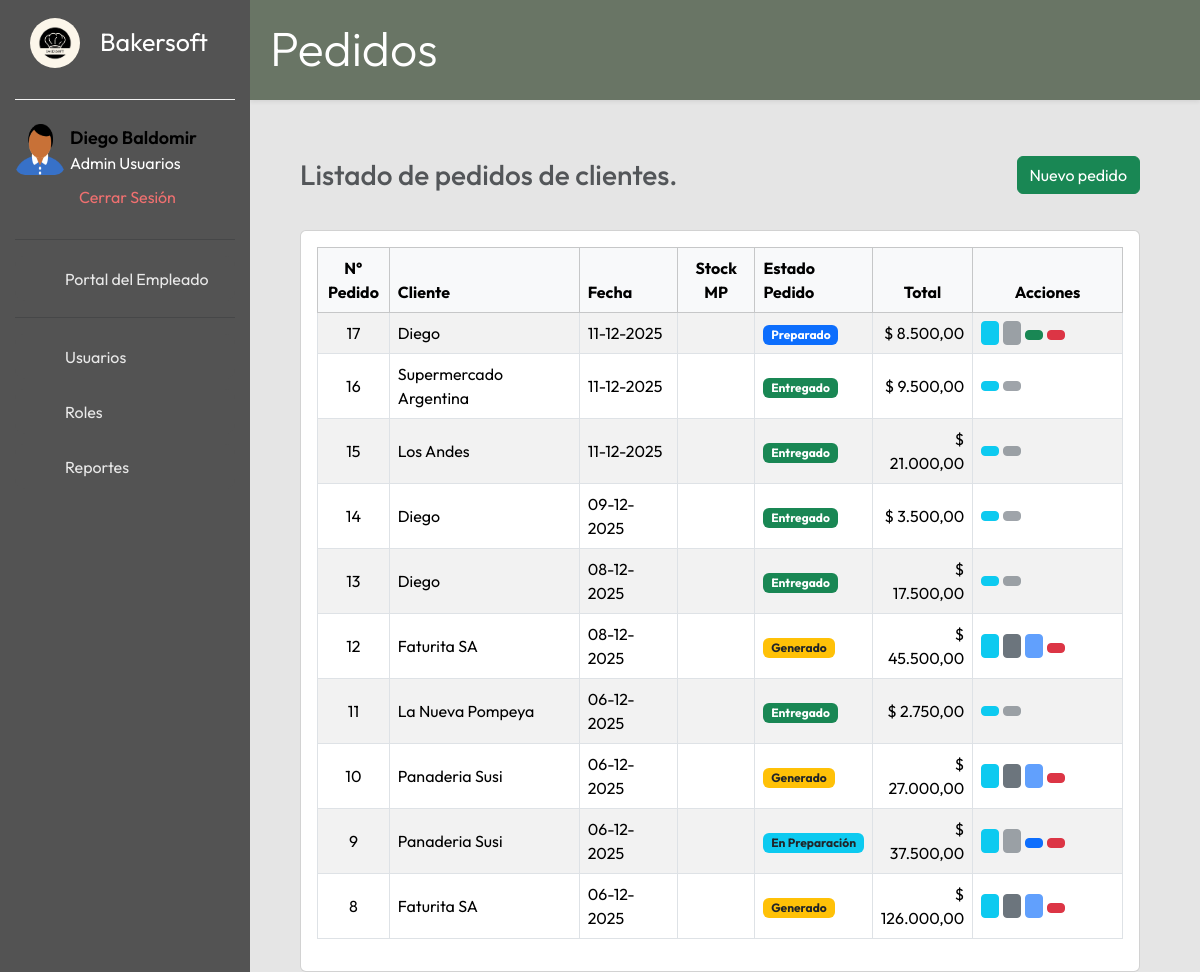
/pedidos/vista/index.php (signed in), run on the app's committed database.
### tables this page shows
CREATE TABLE IF NOT EXISTS `pedidoventa` (
  `idPedidoVenta` int NOT NULL AUTO_INCREMENT,
  `idCliente` int NOT NULL,
  `fechaPedido` datetime NOT NULL DEFAULT CURRENT_TIMESTAMP,
  `estado` int NOT NULL,
  `observaciones` varchar(255) DEFAULT NULL,
  `total` decimal(10,2) NOT NULL DEFAULT '0.00',
  PRIMARY KEY (`idPedidoVenta`),
  KEY `fk_pedidoventa_cliente` (`idCliente`),
  KEY `fk_pedidoventa_estado` (`estado`)
);

CREATE TABLE IF NOT EXISTS `clientes` (
  `id_cliente` int NOT NULL AUTO_INCREMENT,
  `nombre` varchar(100) NOT NULL,
  `email` varchar(50) NOT NULL,
  `telefono` varchar(20) NOT NULL,
  `calle` varchar(100) NOT NULL,
  `altura` int NOT NULL,
  `provincia` int NOT NULL,
  `localidad` int NOT NULL,
  `estado` varchar(20) NOT NULL DEFAULT 'Activo',
  PRIMARY KEY (`id_cliente`),
  KEY `fk_cliente_provincia` (`provincia`),
  KEY `fk_cliente_localidad` (`localidad`),
  KEY `idx_clientes_busqueda` (`nombre`,`email`,`telefono`)
);

CREATE TABLE IF NOT EXISTS `estadospedidos` (
  `codEstado` int NOT NULL,
  `descEstado` varchar(50) NOT NULL,
  PRIMARY KEY (`codEstado`)
);

### config/bd.php (called while the page is built)
<?php
class bd {
    private $host;
    private $dbname;
    private $user;
    private $password;
    function __construct(){
        $this->host = "localhost";
        $this->dbname = "bakersoft";
        $this->user = "root";
        $this->password = "";
    }
    public function conexion(){
    try{
        $PDO = new PDO("mysql:host=".$this->host.";dbname=".$this->dbname,$this->user,$this->password);
        return $PDO;
    }catch(PDOexception $ex){
        return $ex->getMessage();
    }
    }
}
?>

### pedidos/controlador/controladorPedidos.php (called while the page is built, shortened)
<?php
class controladorPedidos
{
    private $modelo;
    public function __construct()
    {
        require_once("../modelo/modeloPedidos.php");
        $this->modelo = new modeloPedidos();
    }
    public function listarPedidos()
    {
        return $this->modelo->listarPedidosVenta();
    }
    public function obtenerResumenStockPedido(int $idPedidoVenta): array
    {
        return $this->modelo->evaluarStockPedido($idPedidoVenta);
    }
}

### pedidos/modelo/modeloPedidos.php (called while the page is built, shortened)
<?php
class modeloPedidos
{
    private $pdo;
    public function __construct()
    {
        require_once("../../config/bd.php");
        $con = new bd();
        $this->pdo = $con->conexion();
    }
    public function listarPedidosVenta()
    {
        $sql = "SELECT
                    pv.idPedidoVenta,
                    pv.fechaPedido,
                    pv.total,
                    pv.estado,
                    c.nombre AS cliente,
                    e.descEstado
                FROM pedidoventa pv
                INNER JOIN clientes c ON pv.idCliente = c.id_cliente
                LEFT JOIN estadospedidos e ON pv.estado = e.codEstado
                ORDER BY pv.fechaPedido DESC, pv.idPedidoVenta DESC";
        $stmt = $this->pdo->prepare($sql);
        $stmt->execute();
        return $stmt->fetchAll(PDO::FETCH_ASSOC);
    }
    public function evaluarStockPedido(int $idPedidoVenta): array
    {
        $sql = "SELECT
                    dpv.idProducto,
                    dpv.cantidad       AS cantidadPedido,
                    dp.idMP,
                    dp.cantidad        AS cantidadMPxUnidad
                FROM detallepedidoventa dpv
                INNER JOIN detalleproducto dp
                        ON dpv.idProducto = dp.idProducto
                WHERE dpv.idPedidoVenta = :idPedidoVenta";
        $stmt = $this->pdo->prepare($sql);
        $stmt->execute([':idPedidoVenta' => $idPedidoVenta]);
        $rows = $stmt->fetchAll(PDO::FETCH_ASSOC);
        $consumos = [];
        foreach ($rows as $r) {
            $idMP       = (int)$r['idMP'];
            $cantPedida = (float)$r['cantidadPedido'];
            $cantMPxUni = (float)$r['cantidadMPxUnidad'];
            $requerido = $cantPedida * $cantMPxUni;
            if (!isset($consumos[$idMP])) {
                $consumos[$idMP] = 0.0;
            }
            $consumos[$idMP] += $requerido;
        }
        $idsMP = array_keys($consumos);
        $placeholders = implode(',', array_fill(0, count($idsMP), '?'));
        $sqlStock = "SELECT id, nombre, stockactual, unidad_medida
             FROM materiaprima
             WHERE id IN ($placeholders)";
        $stmtStock = $this->pdo->prepare($sqlStock);
        $stmtStock->execute($idsMP);
        $rowsStock = $stmtStock->fetchAll(PDO::FETCH_ASSOC);
        $stocks = [];
        foreach ($rowsStock as $s) {
            $stocks[(int)$s['id']] = [
                'nombre'      => $s['nombre'],
                'stockactual' => (float)$s['stockactual'],
                'unidad'      => $s['unidad_medida'],
            ];
        }
        $faltantes = [];
        foreach ($consumos as $idMP => $requerido) {
            $infoStock  = $stocks[$idMP] ?? null;
            $disponible = $infoStock ? $infoStock['stockactual'] : 0.0;
            $nombreMP   = $infoStock ? $infoStock['nombre'] : ('MP #' . $idMP);
            $unidad     = $infoStock['unidad'] ?? '';
            if ($disponible + 1e-6 < $requerido) {
                $faltantes[] = [
                    'idMP'       => $idMP,
                    'nombreMP'   => $nombreMP,
                    'unidad'     => $unidad,
                    'requerido'  => $requerido,
                    'disponible' => $disponible,
                    'faltante'   => $requerido - $disponible,
                ];
            }
        }
        $suficiente = empty($faltantes);
        return [
            'suficiente' => $suficiente,
            'faltantes'  => $faltantes,
            'consumos'   => $consumos,
        ];
    }
}

### pedidos/vista/index.php (the view, shortened to what this page needs)
<?php
include_once("../../includes/head_app.php");
require_once("../controlador/controladorPedidos.php");
$ctrl = new controladorPedidos();
$pedidos = $ctrl->listarPedidos();
?>
<div class="titulo-contenido shadow-sm">
  <h1 class="display-5">Pedidos</h1>
</div>
<div class="contenido-principal">
  <div class="encabezado-tabla d-flex justify-content-between align-items-center mb-3 mt-3">
    <div>
      <h3 class="mb-0 text-muted">Listado de pedidos de clientes.</h3>
    </div>
    <div>
      <a href="crear.php" class="btn btn-success">
        <span>Nuevo pedido</span>
      </a>
    </div>
  </div>
  <div class="contenido">
    <div class="card">
      <div class="card-body">
        <div class="">
          <table id="tablaPedidos" class="table table-striped table-bordered align-middle">
            <thead class="table-light">
              <tr>
                <th style="width: 9%;" class="text-center">N° Pedido</th>
                <th style="width: 25%;">Cliente</th>
                <th style="width: 13%;">Fecha</th>
                <th style="width: 10%" class="text-center">Stock MP</th>
                <th style="width: 11%;">Estado Pedido</th>
                <th style="width: 12%;" class="text-center">Total</th>
                <th style="width: 20%;" class="text-center">Acciones</th>
              </tr>
            </thead>
            <tbody>
              <?php if (!empty($pedidos)): ?>
                <?php foreach ($pedidos as $p): ?>
                  <?php
                  $estado = (int)$p['estado'];
                  $descEstado = $p['descEstado'] ?? 'N/D';
                  $idPedido = (int)$p['idPedidoVenta'];
                  $resumenStock   = $ctrl->obtenerResumenStockPedido($idPedido);
                  $stockSuficiente = $resumenStock['suficiente'] ?? false;
                  $badgeClass = 'bg-secondary';
                  switch ($estado) {
                    case 70:
                      $badgeClass = 'bg-warning text-dark';
                      break;
                    case 80:
                      $badgeClass = 'bg-info text-dark';
                      break;
                    case 90:
                      $badgeClass = 'bg-primary';
                      break;
                    case 100:
                      $badgeClass = 'bg-success';
                      break;
                  }
                  $acciones = [];
                  $puedePreparar = true;
                  if ($estado === 70) {
                    $puedePreparar = $stockSuficiente ? true : false;
                    $acciones[] = ['dataAction' => 'Confirmar', 'nuevoEstado' => 80, 'class' => 'btn-primary', 'label' => 'Confirmar'];
                    $acciones[] = ['dataAction' => 'Cancelar',  'nuevoEstado' => 60, 'class' => 'btn-danger',  'label' => 'Cancelar'];
                  } elseif ($estado === 80) {
                    $acciones[] = ['dataAction' => 'Preparar', 'nuevoEstado' => 90, 'class' => 'btn-primary', 'label' => 'Preparar'];
                    $acciones[] = ['dataAction' => 'Cancelar',  'nuevoEstado' => 60, 'class' => 'btn-danger',  'label' => 'Cancelar'];
                  } elseif ($estado === 90) {
                    $acciones[] = ['dataAction' => 'Entregar', 'nuevoEstado' => 100, 'class' => 'btn-success', 'label' => 'Entregar'];
                    $acciones[] = ['dataAction' => 'Cancelar',  'nuevoEstado' => 60,  'class' => 'btn-danger',  'label' => 'Cancelar'];
                  } else {
                    $acciones = [];
                  }
                  ?>
                  <tr>
                    <td class="text-center"><?php echo (int)$p['idPedidoVenta']; ?></td>
                    <td><?php echo htmlspecialchars($p['cliente']); ?></td>
                    <td><?php $fechaRaw = $p['fechaPedido'] ?? null;
                        $fechaFormateada = '';
                        if ($fechaRaw) {
                          $dt = DateTime::createFromFormat('Y-m-d H:i:s', $fechaRaw);
                          if ($dt) {
                            $fechaFormateada = $dt->format('d-m-Y');
                          } else {
                            $ts = strtotime($fechaRaw);
                            $fechaFormateada = $ts ? date('d-m-Y', $ts) : $fechaRaw;
                          }
                        }
                        echo htmlspecialchars($fechaFormateada);
                        ?>
                    </td>
                    <td class="text-center">
                    </td>
                    <td>
                      <span class="badge <?php echo $badgeClass; ?>">
                        <?php echo htmlspecialchars($descEstado); ?>
                      </span>
                    </td>
                    <td class="text-end">
                      $ <?php echo number_format($p['total'], 2, ',', '.'); ?>
                    </td>
                    <td>
                      <div class="d-flex flex-wrap gap-1">
                        <a href="ver.php?id=<?php echo (int)$p['idPedidoVenta']; ?>"
                          class="btn btn-sm btn-info"
                          title="Ver pedido">
                        </a>
                        <?php $puedeEditar = ($estado === 70); ?>
                        <?php if ($puedeEditar): ?>
                          <a href="editar.php?id=<?php echo (int)$p['idPedidoVenta']; ?>"
                            class="btn btn-sm btn-secondary"
                            title="Editar pedido">
                          </a>
                        <?php else: ?>
                          <button type="button"
                            class="btn btn-sm btn-secondary"
                            disabled
                            title="Solo se pueden editar pedidos en estado Generado">
                          </button>
                        <?php endif; ?>
                        <?php foreach ($acciones as $acc): ?>
                          <?php if ($acc['label'] === 'Confirmar' && !$puedePreparar): ?>
                            <button type="button"
                              class="btn btn-sm btn-primary"
                              disabled
                              title="No hay materias primas suficientes para preparar este pedido">
                            </button>
                          <?php else: ?>
                            <form action="../controlador/controladorPedidos.php"
                              method="POST"
                              class="d-inline form-accion-estado">
                              <button type="submit"
                                class="btn btn-sm <?php echo $acc['class']; ?>"
                                data-accion="<?php echo $acc['label']; ?>"
                                title="<?php echo $acc['label']; ?>">
                              </button>
                            </form>
                          <?php endif; ?>
                        <?php endforeach; ?>
                      </div>
                    </td>
                  </tr>
                <?php endforeach; ?>
              <?php endif; ?>
            </tbody>
          </table>
        </div>
      </div>
    </div>
  </div>
</div>

### Bakersoft/rsc/estilos/style.css (style rules this page uses)
:root { --color-barra-lateral:rgb(83, 83, 83); --color-texto:rgb(0,0,0); --color-texto-menu:rgb(233, 233, 233); --color-boton:rgb(0,0,0); --color-boton-texto:rgb(255,255,255); --color-menu-hover:rgb(238,238,238); --color-menu-hover-texto:rgb(0,0,0); --color-linea:rgb(241,241,241); }
* { margin: 0; padding: 0; box-sizing: border-box; font-family: 'Outfit', sans-serif; }
body { height: 100vh; width: 100%; background-color: #E5E5E5; background-position: center; background-size: cover; }

### Bakersoft/rsc/estilos/contenido.css (style rules this page uses)
:root { --color-boton:#157a33; --color-boton-texto:rgb(255, 255, 255); }
.contenido-principal { width: 70%; margin-left: 300px; padding-top: 40px; }
.titulo-contenido { height: 100px; margin-left: 250px; background-color: #697565; padding: 20px; color: white; }
.contenido-principal .encabezado-tabla { display: flex; justify-content: space-between; }
.contenido-principal .contenido { padding-top: 20px; }

### data on the page
pedidoventa: idPedidoVenta "17", idCliente.nombre "Diego", fechaPedido "11-12-2025", estadospedidos.descEstado "Preparado", total "8.500,00"
pedidoventa: idPedidoVenta "16", idCliente.nombre "Supermercado Argentina", fechaPedido "11-12-2025", estadospedidos.descEstado "Entregado", total "9.500,00"
pedidoventa: idPedidoVenta "15", idCliente.nombre "Los Andes", fechaPedido "11-12-2025", estadospedidos.descEstado "Entregado", total "21.000,00"
pedidoventa: idPedidoVenta "14", idCliente.nombre "Diego", fechaPedido "09-12-2025", estadospedidos.descEstado "Entregado", total "3.500,00"
pedidoventa: idPedidoVenta "13", idCliente.nombre "Diego", fechaPedido "08-12-2025", estadospedidos.descEstado "Entregado", total "17.500,00"
pedidoventa: idPedidoVenta "12", idCliente.nombre "Faturita SA", fechaPedido "08-12-2025", estadospedidos.descEstado "Generado", total "45.500,00"
pedidoventa: idPedidoVenta "11", idCliente.nombre "La Nueva Pompeya", fechaPedido "06-12-2025", estadospedidos.descEstado "Entregado", total "2.750,00"
pedidoventa: idPedidoVenta "10", idCliente.nombre "Panaderia Susi", fechaPedido "06-12-2025", estadospedidos.descEstado "Generado", total "27.000,00"
pedidoventa: idPedidoVenta "9", idCliente.nombre "Panaderia Susi", fechaPedido "06-12-2025", estadospedidos.descEstado "En Preparación", total "37.500,00"
pedidoventa: idPedidoVenta "8", idCliente.nombre "Faturita SA", fechaPedido "06-12-2025", estadospedidos.descEstado "Generado", total "126.000,00"

### other printed values
$_SESSION['nomyapellido'] "Diego Baldomir"
$_SESSION['rol'] "Admin Usuarios"
$item['label'] "Usuarios"
$item['label'] "Roles"
$item['label'] "Reportes"
